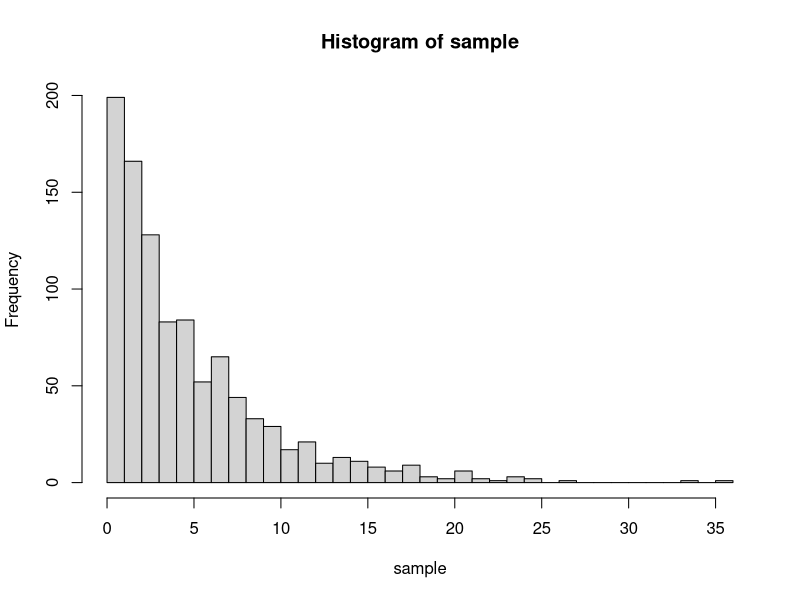

Write R code to recreate this figure. (Note: this script raises an error after producing the figure.)
## ---- chunk 1
knitr::opts_chunk$set(echo = TRUE)
#library(ggplot2)
## ---- chunk 2
n <- 40
lambda <- 0.2
n.of.sim <- 1000
sim <- matrix(sapply(1:n.of.sim, function(i){rexp(n,lambda)}), n.of.sim,n)
dim(sim)
## ---- chunk 3
means <- apply(sim, 1, mean)

mean.of.sim = mean(means)
sd.of.sim = sd(means)
pop.sd = sd.of.sim * sqrt(n)

# sample mean
round(mean.of.sim,2)
# variance of sample mean
round(sd.of.sim^2,2)
## ---- chunk 4
sample <- rexp(1000,0.2)
hist(sample, breaks=40)
## ---- chunk 5
#hist(means, breaks=40, xlab="mean")
df <- data.frame(means)
g <-ggplot(df, aes(x=means))
## ---- chunk 6
dst <- density(means)
plot(dst$x, dst$y, type ="n", xlab="mean", ylab="density")
lines(dst$x, dst$y)
abline(v=mean.of.sim, col="red", lwd=2)
